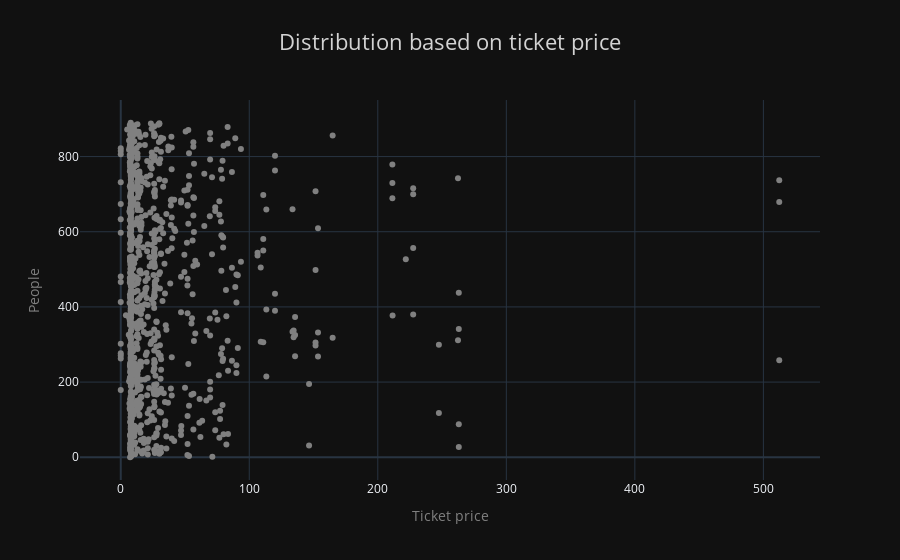

Notebook source saved alongside this figure:
### Code cell
Dist_price = px.scatter(clean_titanic_data, x = "Fare",
    title="Distribution based on ticket price",

    opacity=1,
    color_discrete_sequence=['grey'],
    template="plotly_dark"
)
Dist_price.update_layout(
    xaxis_title="Ticket price",
    yaxis_title="People",
    xaxis_title_font_color="grey", 
    yaxis_title_font_color="grey",
    title_font_color="lightgrey",
    title_font_size=22,
    title_x=0.5 
)

Dist_price.show()

### Figure 1 — Plotly figure (JSON) as saved in the notebook; plotly's stock layout.template omitted (floating-point values rounded to 4 significant figures; data arrays with more than 128 entries replaced by an {"elided": "..."} marker saying what was removed)
{"data": [{"hovertemplate": "Fare=%{x}<br>index=%{y}<extra></extra>", "legendgroup": "", "marker": {"color": "grey", "opacity": 1, "symbol": "circle"}, "mode": "markers", "name": "", "orientation": "h", "showlegend": false, "type": "scatter", "x": {"elided": "891 float values"}, "xaxis": "x", "y": {"elided": "891 int values"}, "yaxis": "y"}], "layout": {"legend": {"tracegroupgap": 0}, "title": {"font": {"color": "lightgrey", "size": 22}, "text": "Distribution based on ticket price", "x": 0.5}, "xaxis": {"anchor": "y", "domain": [0, 1], "title": {"font": {"color": "grey"}, "text": "Ticket price"}}, "yaxis": {"anchor": "x", "domain": [0, 1], "title": {"font": {"color": "grey"}, "text": "People"}}}}
